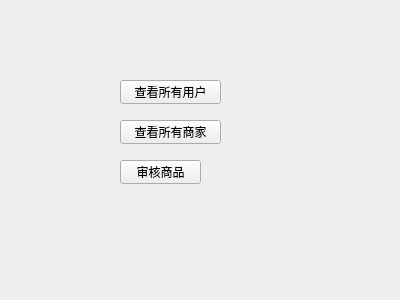
<?xml version="1.0" encoding="UTF-8"?>
<ui version="4.0">
 <class>Form</class>
 <widget class="QWidget" name="Form">
  <property name="geometry">
   <rect>
    <x>0</x>
    <y>0</y>
    <width>400</width>
    <height>300</height>
   </rect>
  </property>
  <property name="windowTitle">
   <string>Form</string>
  </property>
  <widget class="QPushButton" name="pushButton_2">
   <property name="geometry">
    <rect>
     <x>120</x>
     <y>160</y>
     <width>81</width>
     <height>24</height>
    </rect>
   </property>
   <property name="text">
    <string>审核商品</string>
   </property>
  </widget>
  <widget class="QPushButton" name="pushButton">
   <property name="geometry">
    <rect>
     <x>120</x>
     <y>80</y>
     <width>101</width>
     <height>24</height>
    </rect>
   </property>
   <property name="text">
    <string>查看所有用户</string>
   </property>
  </widget>
  <widget class="QPushButton" name="pushButton_3">
   <property name="geometry">
    <rect>
     <x>120</x>
     <y>120</y>
     <width>101</width>
     <height>24</height>
    </rect>
   </property>
   <property name="text">
    <string>查看所有商家</string>
   </property>
  </widget>
 </widget>
 <resources/>
 <connections>
  <connection>
   <sender>pushButton_2</sender>
   <signal>clicked()</signal>
   <receiver>Form</receiver>
   <slot>verify_listing_items()</slot>
   <hints>
    <hint type="sourcelabel">
     <x>153</x>
     <y>167</y>
    </hint>
    <hint type="destinationlabel">
     <x>67</x>
     <y>167</y>
    </hint>
   </hints>
  </connection>
  <connection>
   <sender>pushButton_3</sender>
   <signal>clicked()</signal>
   <receiver>Form</receiver>
   <slot>check_all_shopkeepers()</slot>
   <hints>
    <hint type="sourcelabel">
     <x>159</x>
     <y>129</y>
    </hint>
    <hint type="destinationlabel">
     <x>36</x>
     <y>122</y>
    </hint>
   </hints>
  </connection>
  <connection>
   <sender>pushButton</sender>
   <signal>clicked()</signal>
   <receiver>Form</receiver>
   <slot>check_all_customers()</slot>
   <hints>
    <hint type="sourcelabel">
     <x>172</x>
     <y>88</y>
    </hint>
    <hint type="destinationlabel">
     <x>40</x>
     <y>83</y>
    </hint>
   </hints>
  </connection>
 </connections>
 <slots>
  <slot>verify_listing_items()</slot>
  <slot>check_all_customers()</slot>
  <slot>check_all_shopkeepers()</slot>
 </slots>
</ui>
